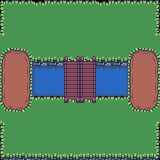

A 2D game scene composited from a Tiled map and its tileset images. What follows is a short description and the map's XML, with each tile layer's data collapsed to a summary:
An orthogonal 10x10 tile map with 16x16 px tiles, 2 tile layers (land, bridge), 2 tilesets and 37 objects (12x bomb, 6x 4-major, 4x 3-colonel, 3x 2-general, 2x 1-marshal, ...).

<map version="1.0" orientation="orthogonal" renderorder="right-down" width="10" height="10" tilewidth="16" tileheight="16" nextobjectid="66">
 <tileset firstgid="1" name="ts" tilewidth="16" tileheight="16" tilecount="184" columns="23">
  <image source="../images/tiles_packed.png" width="368" height="128" />
 </tileset>
 <tileset firstgid="185" name="ts2" tilewidth="16" tileheight="16" tilecount="308" columns="22">
  <image source="../images/snow-expansion.png" width="352" height="224" />
 </tileset>
 <layer name="land" width="10" height="10">
  <data>[100 cells, 100 non-empty, 34 distinct tile ids]</data>
 </layer>
 <layer name="bridge" width="10" height="10">
  <data>[100 cells, 9 non-empty, 4 distinct tile ids]</data>
 </layer>
 <objectgroup name="Wall">
  <object id="5" x="95.7727" y="64.1818" width="32.0909" height="31.7727" />
  <object id="6" x="32" y="64.1591" width="31.9091" height="31.9545" />
  <object id="16" x="-4" y="-0.5" width="168" />
  <object id="17" x="160" y="-0.5" width="0.5" height="160" />
  <object id="19" x="-6" y="160.5" width="172" />
  <object id="20" x="0" y="-0.5" height="161" />
 </objectgroup>
 <objectgroup name="Player">
  <object id="41" name="2-general" x="80.2955" y="127.932" width="15.5" height="15.5" />
 </objectgroup>
 <objectgroup name="Enemy">
  <object id="29" name="1-marshal" x="16.25" y="32.25" width="15.5" height="15.5" />
  <object id="30" name="spy" x="96.25" y="15.75" width="15.5" height="15.5" />
  <object id="31" name="3-colonel" x="128.25" y="32.25" width="15.5" height="15.5" />
  <object id="32" name="3-colonel" x="96.25" y="31.75" width="15.5" height="15.5" />
  <object id="33" name="4-major" x="79.75" y="31.75" width="15.5" height="15.5" />
  <object id="34" name="4-major" x="128.432" y="16.1591" width="15.5" height="15.5" />
  <object id="35" name="4-major" x="48.25" y="16.75" width="15.5" height="15.5" />
  <object id="49" name="flag" x="0.25" y="0.75" width="15.5" height="15.5" />
  <object id="50" name="bomb" x="16.25" y="0.75" width="15.5" height="15.5" />
  <object id="51" name="bomb" x="64.25" y="0.25" width="15.5" height="15.5" />
  <object id="52" name="bomb" x="143.977" y="0.340909" width="15.5" height="15.5" />
  <object id="53" name="bomb" x="128.25" y="0.431818" width="15.5" height="15.5" />
  <object id="54" name="bomb" x="144.159" y="16.1591" width="15.5" height="15.5" />
  <object id="55" name="bomb" x="0.583333" y="16.5833" width="15.5" height="15.5" />
  <object id="64" name="2-general" x="51.25" y="31.75" width="15.5" height="15.5" />
  <object id="65" name="4-major" x="46.75" y="128.75" width="15.5" height="15.5" />
 </objectgroup>
 <objectgroup name="Player1">
  <object id="42" name="1-marshal" x="32.2045" y="128.159" width="15.5" height="15.5" />
  <object id="43" name="2-general" x="48.75" y="144.25" width="15.5" height="15.5" />
  <object id="44" name="3-colonel" x="111.75" y="143.917" width="15.5" height="15.5" />
  <object id="45" name="3-colonel" x="96.0227" y="144.023" width="15.5" height="15.5" />
  <object id="46" name="4-major" x="80.25" y="143.75" width="15.5" height="15.5" />
  <object id="47" name="4-major" x="128.75" y="128.25" width="15.5" height="15.5" />
  <object id="48" name="spy" x="96.25" y="128.25" width="15.5" height="15.5" />
  <object id="56" name="bomb" x="15.9622" y="144.25" width="15.5" height="15.5" />
  <object id="57" name="bomb" x="144.689" y="128.508" width="15.5" height="15.5" />
  <object id="58" name="bomb" x="144.538" y="143.992" width="15.5" height="15.5" />
  <object id="59" name="flag" x="0.2955" y="144.25" width="15.5" height="15.5" />
  <object id="60" name="bomb" x="128.629" y="143.599" width="15.5" height="15.5" />
  <object id="61" name="bomb" x="64.2955" y="144.417" width="15.5" height="15.5" />
  <object id="62" name="bomb" x="0.2955" y="128.417" width="15.5" height="15.5" />
 </objectgroup>
</map>
